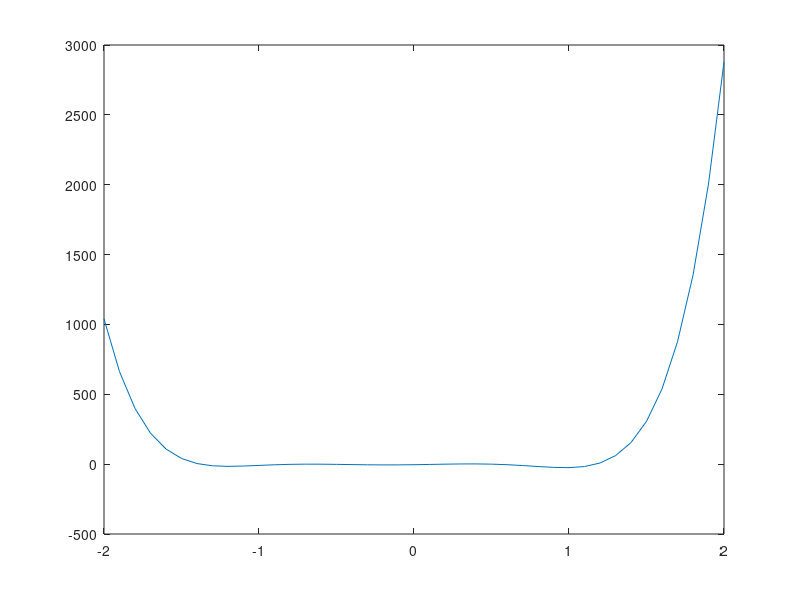

Reproduce this figure in MATLAB.
clc; clear all ; close all;

f = @(x) 54.*x.^6 + 45.*x.^5 -102.*x.^4 - 69.*x.^3 +35.*x.^2 +16.*x -4 ;

x=(-2:0.1:2);
plot(x,f(x))

a=0.4;
b=0.9; 

k=0;
while abs(b-a) > eps*abs(b)
	x=a + (b-a).*rand(1,1);
    if sign(f(x)) == sign(f(b)) 
        b=x;
    else
        a=x;
    end 
k=k+1;
end

fprintf('The Root is : %f \n',a);
fprintf('No. of Iterations : %d\n',k-1);





